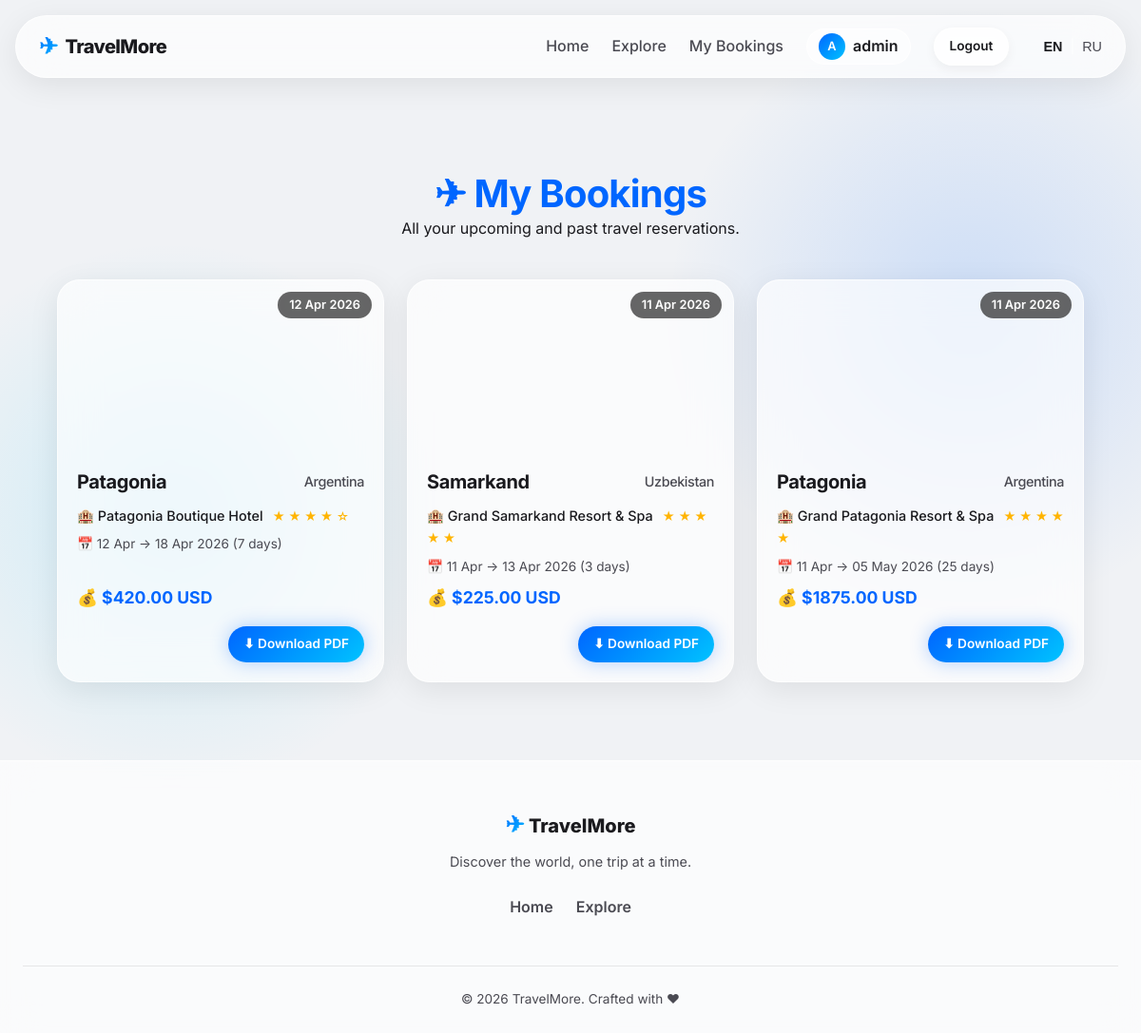
/my-bookings/ (signed in), run on the app's committed database.
### main/models.py (models this page shows, shortened)
class Booking(models.Model):
    user = models.ForeignKey(User, on_delete=models.CASCADE, related_name='bookings')
    destination = models.ForeignKey(Destination, on_delete=models.CASCADE)
    hotel = models.ForeignKey(Hotel, on_delete=models.SET_NULL, null=True, blank=True)
    start_date = models.DateField()
    num_days = models.PositiveIntegerField(default=1)
    total_price = models.DecimalField(max_digits=10, decimal_places=2, default=0)
    phone = models.CharField(max_length=50, blank=True, default='', help_text="User phone")
    full_name = models.CharField(max_length=200, blank=True, default='', help_text="User full name")
    created_at = models.DateTimeField(auto_now_add=True)
    class Meta:
        ordering = ['-created_at']
    @property
    def end_date(self):
        from datetime import timedelta
        return self.start_date + timedelta(days=self.num_days - 1)

class Destination(models.Model):
    name = models.CharField(max_length=200)
    country = models.CharField(max_length=100)
    description = models.TextField()
    image_url = models.URLField(max_length=500)
    budget_category = models.ForeignKey(
        BudgetCategory, on_delete=models.SET_NULL,
        null=True, blank=True, related_name='destinations',
    )
    budget_category_old = models.CharField(max_length=10, blank=True, default='')
    tags = models.ManyToManyField(Category, blank=True, related_name='destinations')
    base_price_per_day = models.DecimalField(
        max_digits=8, decimal_places=2, default=50.00,
        help_text="Base price per day in USD"
    )
    class Meta:
        ordering = ['country', 'name']

class Hotel(models.Model):
    destination = models.ForeignKey(
        Destination, on_delete=models.CASCADE, related_name='hotels'
    )
    name = models.CharField(max_length=200)
    rating = models.PositiveIntegerField(
        default=3, help_text="Star rating 1-5"
    )
    phone = models.CharField(max_length=50, blank=True, default='')
    address = models.CharField(max_length=300, blank=True, default='')
    price_modifier = models.DecimalField(
        max_digits=4, decimal_places=2, default=1.0,
        help_text="Multiplier for destination base price (e.g. 1.5 = 50% more)"
    )
    class Meta:
        ordering = ['-rating', 'name']

### main/views.py (the view)
# urls.py: path('my-bookings/', views.my_bookings_view, name='my_bookings'),
@login_required
def my_bookings_view(request):
    bookings = Booking.objects.filter(user=request.user).select_related('destination', 'hotel')
    return render(request, 'my_bookings.html', {'bookings': bookings})

### main/templates/my_bookings.html (shortened to what this page needs)
{% extends 'base.html' %}
{% block content %}
<div class="my-bookings-page">
    <div class="bookings-container">
        <div class="bookings-header fade-in">
            <h1>✈ My Bookings</h1>
            <p>All your upcoming and past travel reservations.</p>
        </div>
        {% if bookings %}
            <div class="bookings-grid">
                {% for b in bookings %}
                    <div class="glass-card booking-card fade-in" onclick="openBookingDetail({{ b.id }})">
                        <div class="booking-img" style="background-image: url('{{ b.destination.image_url }}')">
                            <div class="result-badge">{{ b.start_date|date:'d M Y' }}</div>
                        </div>
                        <div class="booking-info">
                            <h3>{{ b.destination.name }}
                                <span class="dest-country">{{ b.destination.country }}</span>
                            </h3>
                            {% if b.hotel %}
                                <p class="booking-hotel">🏨 {{ b.hotel.name }}
                                    <span class="hotel-stars-inline">
                                        {% for i in '12345'|make_list %}
                                            {% if forloop.counter <= b.hotel.rating %}★{% else %}☆{% endif %}
                                        {% endfor %}
                                    </span>
                                </p>
                            {% endif %}
                            <p class="booking-dates">📅 {{ b.start_date|date:'d M' }} → {{ b.end_date|date:'d M Y' }} ({{ b.num_days }} day{{ b.num_days|pluralize }})</p>
                            <p class="booking-price">💰 ${{ b.total_price|floatformat:2 }} USD</p>
                            <div class="booking-actions">
                                <a href="{% url 'booking_pdf' b.id %}" class="btn-glass btn-sm btn-accent" onclick="event.stopPropagation()">
                                    ⬇ Download PDF
                                </a>
                            </div>
                        </div>
                    </div>
                {% endfor %}
            </div>
        {% endif %}
    </div>
</div>
{% endblock %}

### main/templates/base.html (shortened to what this page needs)
{% load static %}
<!DOCTYPE html>
<html lang="en">
<head>
    <link rel="stylesheet" href="{% static 'css/style.css' %}">
</head>
<body>
    <nav class="glass-nav" id="main-nav">
        <div class="nav-container">
            <a href="{% url 'home' %}" class="nav-logo">
                <span class="logo-icon">✈</span>
                <span class="logo-text">TravelMore</span>
            </a>
            <ul class="nav-links" id="nav-links">
                <li><a href="{% url 'home' %}" data-i18n="nav_home">Home</a></li>
                <li><a href="{% url 'recommendations' %}" data-i18n="nav_explore">Explore</a></li>
                {% if user.is_authenticated %}
                    <li><a href="{% url 'my_bookings' %}" data-i18n="nav_my_bookings">My Bookings</a></li>
                    <li class="nav-user">
                        <span class="nav-avatar">{{ user.username.0|upper }}</span>
                        <span>{{ user.username }}</span>
                    </li>
                    <li><a href="{% url 'logout' %}" class="btn-glass btn-sm" data-i18n="nav_logout">Logout</a></li>
                {% else %}
                    <li><a href="{% url 'login' %}" class="btn-glass btn-sm" data-i18n="nav_login">Login</a></li>
                    <li><a href="{% url 'register' %}" class="btn-glass btn-sm btn-accent" data-i18n="nav_signup">Sign Up</a></li>
                {% endif %}
                <li class="lang-switcher">
                    <button class="lang-btn active" id="btn-en" onclick="setLang('en')">EN</button>
                    <span class="lang-divider">|</span>
                    <button class="lang-btn" id="btn-ru" onclick="setLang('ru')">RU</button>
                </li>
            </ul>
        </div>
    </nav>
    <main class="main-content">
        {% block content %}{% endblock %}
    </main>
    <footer class="glass-footer">
        <div class="footer-container">
            <div class="footer-brand">
                <span class="logo-icon">✈</span>
                <span class="logo-text">TravelMore</span>
                <p class="footer-tagline" data-i18n="footer_tagline">Discover the world, one trip at a time.</p>
            </div>
            <div class="footer-links">
                <a href="{% url 'home' %}" data-i18n="nav_home">Home</a>
                <a href="{% url 'recommendations' %}" data-i18n="nav_explore">Explore</a>
            </div>
            <div class="footer-copy">
                <p>&copy; 2026 TravelMore. Crafted with ♥</p>
            </div>
        </div>
    </footer>
</body>
</html>

### data on the page
Booking: start_date "12 Apr 2026", destination.name "Patagonia", destination.country "Argentina", hotel.name "Patagonia Boutique Hotel", start_date "12 Apr", end_date "18 Apr 2026", num_days "7", total_price "420.00"
Booking: start_date "11 Apr 2026", destination.name "Samarkand", destination.country "Uzbekistan", hotel.name "Grand Samarkand Resort & Spa", start_date "11 Apr", end_date "13 Apr 2026", num_days "3", total_price "225.00"
Booking: start_date "11 Apr 2026", destination.name "Patagonia", destination.country "Argentina", hotel.name "Grand Patagonia Resort & Spa", start_date "11 Apr", end_date "05 May 2026", num_days "25", total_price "1875.00"

### other printed values
{{ user.username.0|upper }} "A"
{{ user.username }} "admin"
